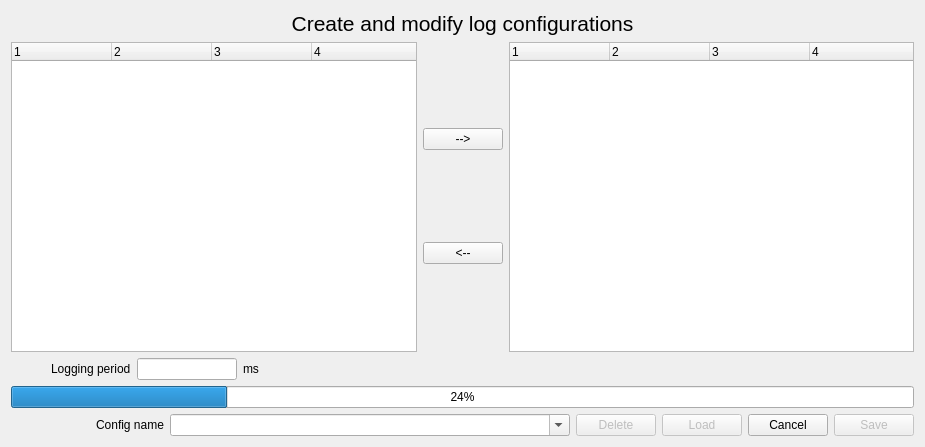
<?xml version="1.0" encoding="UTF-8"?>
<ui version="4.0">
 <class>Form</class>
 <widget class="QWidget" name="Form">
  <property name="windowModality">
   <enum>Qt::ApplicationModal</enum>
  </property>
  <property name="geometry">
   <rect>
    <x>0</x>
    <y>0</y>
    <width>925</width>
    <height>447</height>
   </rect>
  </property>
  <property name="windowTitle">
   <string>Log configuration</string>
  </property>
  <layout class="QHBoxLayout" name="horizontalLayout">
   <item>
    <layout class="QVBoxLayout" name="verticalLayout">
     <item>
      <widget class="QLabel" name="label">
       <property name="maximumSize">
        <size>
         <width>16777215</width>
         <height>40</height>
        </size>
       </property>
       <property name="font">
        <font>
         <pointsize>16</pointsize>
        </font>
       </property>
       <property name="text">
        <string>Create and modify log configurations</string>
       </property>
       <property name="alignment">
        <set>Qt::AlignHCenter|Qt::AlignTop</set>
       </property>
      </widget>
     </item>
     <item>
      <layout class="QGridLayout" name="gridLayout">
       <item row="1" column="0">
        <widget class="QTreeWidget" name="logTree">
         <property name="columnCount">
          <number>4</number>
         </property>
         <attribute name="headerDefaultSectionSize">
          <number>100</number>
         </attribute>
         <column>
          <property name="text">
           <string notr="true">1</string>
          </property>
         </column>
         <column>
          <property name="text">
           <string notr="true">2</string>
          </property>
         </column>
         <column>
          <property name="text">
           <string notr="true">3</string>
          </property>
         </column>
         <column>
          <property name="text">
           <string notr="true">4</string>
          </property>
         </column>
        </widget>
       </item>
       <item row="1" column="1">
        <layout class="QVBoxLayout" name="verticalLayout_2">
         <item>
          <widget class="QPushButton" name="addButton">
           <property name="text">
            <string>--&gt;</string>
           </property>
          </widget>
         </item>
         <item>
          <widget class="QPushButton" name="removeButton">
           <property name="text">
            <string>&lt;--</string>
           </property>
          </widget>
         </item>
        </layout>
       </item>
       <item row="1" column="2">
        <widget class="QTreeWidget" name="varTree">
         <property name="columnCount">
          <number>4</number>
         </property>
         <attribute name="headerDefaultSectionSize">
          <number>100</number>
         </attribute>
         <column>
          <property name="text">
           <string notr="true">1</string>
          </property>
         </column>
         <column>
          <property name="text">
           <string notr="true">2</string>
          </property>
         </column>
         <column>
          <property name="text">
           <string notr="true">3</string>
          </property>
         </column>
         <column>
          <property name="text">
           <string notr="true">4</string>
          </property>
         </column>
        </widget>
       </item>
      </layout>
     </item>
     <item>
      <layout class="QHBoxLayout" name="horizontalLayout_2">
       <item>
        <spacer name="horizontalSpacer_2">
         <property name="orientation">
          <enum>Qt::Horizontal</enum>
         </property>
         <property name="sizeType">
          <enum>QSizePolicy::Fixed</enum>
         </property>
         <property name="sizeHint" stdset="0">
          <size>
           <width>40</width>
           <height>20</height>
          </size>
         </property>
        </spacer>
       </item>
       <item>
        <widget class="QLabel" name="label_2">
         <property name="text">
          <string>Logging period</string>
         </property>
        </widget>
       </item>
       <item>
        <widget class="QLineEdit" name="loggingPeriod">
         <property name="maximumSize">
          <size>
           <width>100</width>
           <height>16777215</height>
          </size>
         </property>
        </widget>
       </item>
       <item>
        <widget class="QLabel" name="label_3">
         <property name="text">
          <string>ms</string>
         </property>
        </widget>
       </item>
       <item>
        <spacer name="horizontalSpacer">
         <property name="orientation">
          <enum>Qt::Horizontal</enum>
         </property>
         <property name="sizeHint" stdset="0">
          <size>
           <width>40</width>
           <height>20</height>
          </size>
         </property>
        </spacer>
       </item>
      </layout>
     </item>
     <item>
      <widget class="QProgressBar" name="packetSize">
       <property name="value">
        <number>24</number>
       </property>
      </widget>
     </item>
     <item>
      <layout class="QGridLayout" name="gridLayout_2">
       <item row="0" column="1">
        <widget class="QLabel" name="label_16">
         <property name="text">
          <string>Config name</string>
         </property>
        </widget>
       </item>
       <item row="0" column="0">
        <spacer name="horizontalSpacer_9">
         <property name="orientation">
          <enum>Qt::Horizontal</enum>
         </property>
         <property name="sizeHint" stdset="0">
          <size>
           <width>40</width>
           <height>20</height>
          </size>
         </property>
        </spacer>
       </item>
       <item row="0" column="3">
        <widget class="QPushButton" name="deleteButton">
         <property name="enabled">
          <bool>false</bool>
         </property>
         <property name="text">
          <string>Delete</string>
         </property>
        </widget>
       </item>
       <item row="0" column="5">
        <widget class="QPushButton" name="cancelButton">
         <property name="text">
          <string>Cancel</string>
         </property>
        </widget>
       </item>
       <item row="0" column="2">
        <widget class="QComboBox" name="configNameCombo">
         <property name="enabled">
          <bool>true</bool>
         </property>
         <property name="sizePolicy">
          <sizepolicy hsizetype="Fixed" vsizetype="Fixed">
           <horstretch>0</horstretch>
           <verstretch>0</verstretch>
          </sizepolicy>
         </property>
         <property name="minimumSize">
          <size>
           <width>400</width>
           <height>0</height>
          </size>
         </property>
         <property name="maximumSize">
          <size>
           <width>16777215</width>
           <height>16777215</height>
          </size>
         </property>
         <property name="editable">
          <bool>true</bool>
         </property>
        </widget>
       </item>
       <item row="0" column="6">
        <widget class="QPushButton" name="saveButton">
         <property name="enabled">
          <bool>false</bool>
         </property>
         <property name="text">
          <string>Save</string>
         </property>
        </widget>
       </item>
       <item row="0" column="4">
        <widget class="QPushButton" name="loadButton">
         <property name="enabled">
          <bool>false</bool>
         </property>
         <property name="text">
          <string>Load</string>
         </property>
        </widget>
       </item>
      </layout>
     </item>
    </layout>
   </item>
  </layout>
 </widget>
 <resources/>
 <connections/>
</ui>
